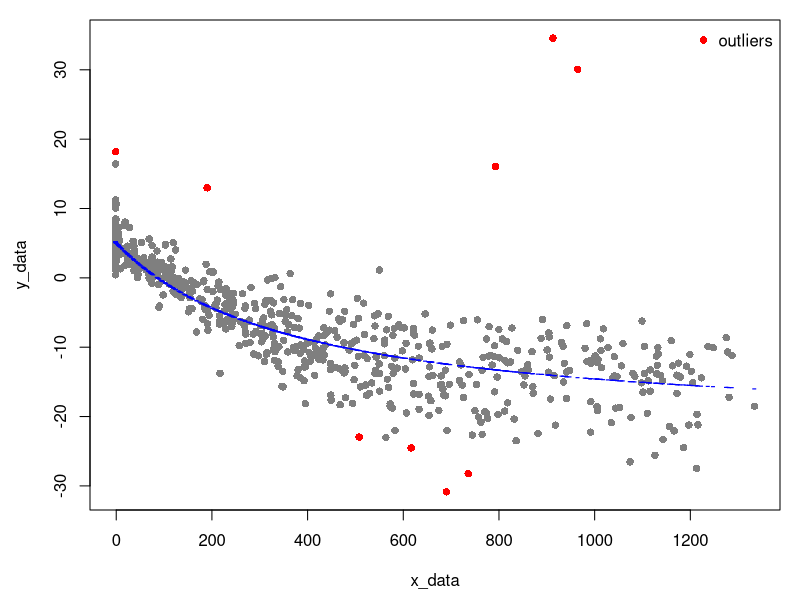

This chart was generated by the following R code:
# R-Studio
#
# peirce_dev.R
#
# written by Tyler W. Davis
# Imperial College London
#
# created: 2013-07-15
# updated: 2014-11-27
#
# ~~~~~~~~~~~~
# description:
# ~~~~~~~~~~~~
# This script removes outliers from a dataset based on observation pairs and
# a model fit using Peirce's criterion.
#
# ~~~~~~~~~~
# changelog:
# ~~~~~~~~~~
# 01. updated documentation [14.11.27]
# 02. added remove_outliers function [14.11.27]
#
# \\\\\\\\\\\\\\\\\\\\\\\\\\\\\\\\\\\\\\\\\\\\\\\\\\\\\\\\\\\\\\\\\\\\\\\\\\\\\
#### Define functions #########################################################
# /////////////////////////////////////////////////////////////////////////////

# ************************************************************************
# * Name: peirce_dev
# *
# * Input: - double, total number of observations (pN)
# *        - double, number of outliers to be removed (pn)
# *        - double, number of unknowns in model (pm)
# *
# * Return: double, squared error threshold (x2)
# *
# * Features: Returns the squared threshold error deviation for outlier 
# *           identification using Peirce's criterion based on Gould's
# *           methodology
# *
# * Ref: Gould, B. A. (1855), On Peirce's criterion for the rejection 
# *        of doubtful observations, with tables for facilitating its 
# *        application, Astronomical Journal, 4(11), 81-87.
# *      Peirce, B. (1852), Criterion for the rejection of doubtful
# *        observations, Astronomical Journal, 2(21), 161-163.
# *
# ************************************************************************
peirce_dev <- function(pN, pn, pm){
  # Check number of observations:
  if (pN > 1){
    # Calculate Q (Nth root of Gould's equation B):
    # Note: 1/N exponent is factored to each individual term to prevent
    # OverflowError with large N (e.g., >142)
    Q <- (pn^(pn/pN)*(pN - pn)^((pN - pn)/pN))/pN
    #
    # Initialize R values (as floats):
    Rnew <- 1.0
    Rold <- 0.0  # <- Necessary to prompt while loop
    #
    while(abs(Rnew - Rold) > (pN*2.0e-16)){
      # Calculate Lamda (1/(N-n)th root of Gould's equation A'):
      ldiv <- Rnew^pn
      if (ldiv == 0){
        ldiv <- 1.0e-6
      }
      Lamda <- ((Q^pN)/(ldiv))^(1.0/(pN - pn))
      #
      # Calculate x-squared (straight-forward Gould's equation C):
      x2 <- 1.0 + (pN - pm - pn)*(1.0 - Lamda^2)/pn
      #
      # If x2 goes negative, return as zero:
      if (x2 < 0){
        x2 <- 0
        Rold <- Rnew
      } else {
        #
        # Use x-squared to update R (Gould's equation D):
        # NOTE: error function (erfc) is replaced with pnorm:
        # source: 
        # http://stat.ethz.ch/R-manual/R-patched/library/stats/html/Normal.html
        Rold <- Rnew
        Rnew <- exp((x2 - 1)/2.0)*(2*pnorm(sqrt(x2)/sqrt(2)*sqrt(2), 
                                           lower=FALSE)
                                   )
      }
    }
  } else {
    x2 <- 0
  }
  return(x2)
}

# ************************************************************************
# * Name: remove_outliers
# *
# * Input: - numeric, observation abscissa data (x_data)
# *        - numeric, observation ordinate data (y_data)
# *        - numeric, modeled data (y_hat)
# *        - double, number of model fitting parameters (m)
# *
# * Return: data frame of outlier free x and y data
# *
# * Features: Returns outlier free data pairs
# *
# * Depends: peirce_dev()
# *
# * Ref: Peirce, B. (1852) Criterion for the rejection of doubtful
# *        observations, Astronomical Journal, 2(21), 161-163.
# *
# ************************************************************************
remove_outliers <- function(x_data, y_data, y_hat, m){
  # Define Peirce's parameters:
  peirce_N <- length(y_data)
  peirce_n <- 1
  peirce_m <- m
  #
  # Calculate the mean squared error of fit:
  se <- (y_data - y_hat)^2
  mse <- sum(se)/(peirce_N - peirce_m)
  #
  # Calculate Peirce's tolerance:
  peirce_x2 <- peirce_dev(peirce_N, peirce_n, peirce_m)
  peirce_delta2 <- mse*peirce_x2
  #
  # Count number of ouliers identified:
  outliers_index <- (se > peirce_delta2)
  outliers_found <- length(which(outliers_index == "TRUE"))
  #
  # Run a second time if no outliers were found:
  if (outliers_found == 0){
    peirce_n <- 2
    peirce_x2 <- peirce_dev(peirce_N, peirce_n, peirce_m)
    peirce_delta2 <- mse*peirce_x2
    outliers_index <- (se > peirce_delta2)
    outliers_found <- length(which(outliers_index == "TRUE"))
    #
    # Reset Peirce's n:
    peirce_n <- 1
  }
  # Loop Peirce's n until all outliers are accounted for:
  while (peirce_n <= outliers_found){
    peirce_n <- peirce_n + 1
    #
    # Check that n hasn't exceeded N:
    if (peirce_n >= peirce_N){
      peirce_n <- outliers_found + 1
    } else {
      peirce_x2 <- peirce_dev(peirce_N, peirce_n, peirce_m)
      peirce_delta2 <- mse*peirce_x2
      outlier_index <- (se > peirce_delta2)
      outliers_found <- length(which(outlier_index == "TRUE"))
    }
  }
  #
  # Find where exceedance occurs and remove outliers:
  non_outlier_index <- (se < peirce_delta2)
  x_data_ro <- x_data[non_outlier_index]
  y_data_ro <- y_data[non_outlier_index]
  outlier_free_data <- cbind(x_data_ro, y_data_ro)
  outlier_free_data <- as.data.frame(outlier_free_data)
  return(outlier_free_data)
}

# \\\\\\\\\\\\\\\\\\\\\\\\\\\\\\\\\\\\\\\\\\\\\\\\\\\\\\\\\\\\\\\\\\\\\\\\\\\\\
#### Main program #############################################################
# /////////////////////////////////////////////////////////////////////////////
my_data = read.csv('peirce_example.csv')
my_data_ro = remove_outliers(my_data$x_obs, my_data$y_obs, my_data$y_mod, 3)

par(mar=c(4.5,4.5,1,1))
plot(my_data$x_obs, my_data$y_obs, pch=16, col='red', 
     xlab='x_data', ylab='y_data')
points(my_data_ro$x_data_ro, my_data_ro$y_data_ro, pch=16, col='gray50')
points(my_data$x_obs, my_data$y_mod, col='blue', pch='-')
legend('topright', c('outliers'), pch=c(16), col=c('red'), bty='n')
